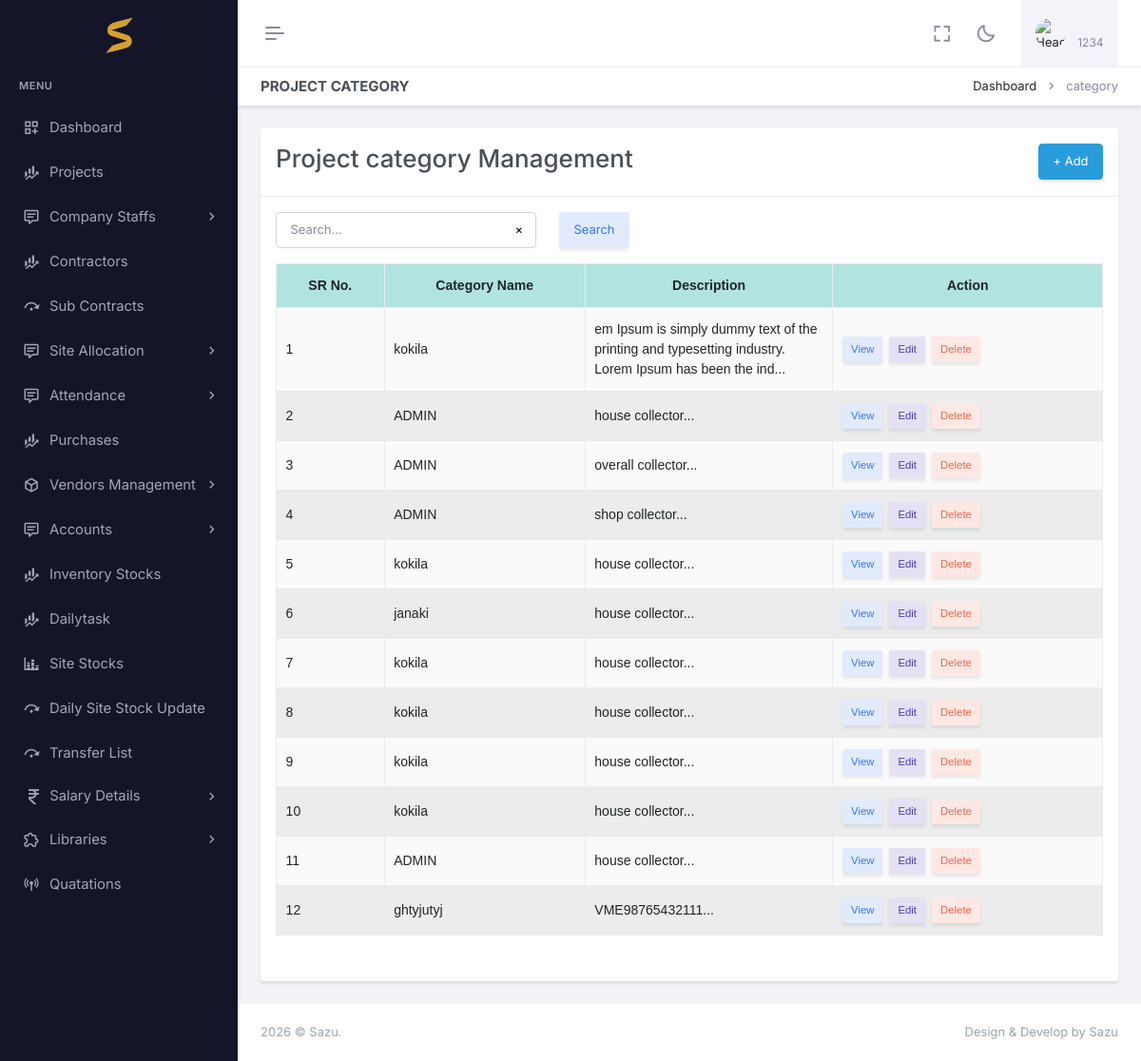
Screenshot of /project-category/ (signed in) with the database file from the repository.
### app/auth_models.py (models this page shows, shortened)
class CustomUser(AbstractBaseUser, PermissionsMixin):
    email=models.EmailField(null=True, blank=True,unique=True)
    image = models.ImageField(upload_to='profile_images/', null=True, blank=True)
    name = models.CharField(max_length=255)
    phone_number = models.CharField(max_length=10, unique=True)
    pin = models.CharField(max_length=6, null=True, blank=True)
    is_active = models.BooleanField(default=True)
    admin = models.BooleanField(default=False)
    is_employee = models.BooleanField(default=False)
    is_owner=models.BooleanField(default=False)
    created_at =models.DateField(auto_now_add=True)
    is_staff = models.BooleanField(default=False)
    is_superuser = models.BooleanField(default=False)
    otp = models.CharField(max_length=6, null=True, blank=True)
    created_at =models.DateField(auto_now_add=True)
    proof=models.FileField(upload_to="proof/", null=True, blank=True)
    USERNAME_FIELD = 'phone_number'
    REQUIRED_FIELDS = ['name']
    disable = models.BooleanField(default=False)
    objects = CustomUserManager()
    @property
    def company(self):
        print(self.is_employee)
        if self.admin:
            return self.company_set.all().last()
        if self.is_employee:
            if self.employee_set.all():
                return self.employee_set.all().last().company
        return None

### app/models.py (models this page shows, shortened)
class ProjectCategory(models.Model):
    company=models.ForeignKey(Company, on_delete=models.CASCADE,null=True,blank=True)
    name = models.CharField(max_length=100)
    description = models.TextField()

### app/api.py (the view)
# urls.py: path('project-category/', api.project_category, name='project-category'),
@login_required(login_url='login')
def project_category(request):  #change name
    user=request.user
    allow,msg= check_user(request,ProjectCategory,instance=False)  # CHANGE model
    if not allow:
         context ={"unauthorized":msg}
         return render(request,"login.html",context)
    querysets = ProjectCategory.objects.filter(company=request.user.company).order_by("-id")   #change query
    queryset,pages,search =customPagination(request,ProjectCategory,querysets)    #change, model
    context= {'queryset': queryset,"location":"project-category","pages" :pages,"search" :search,}   #change location name
    return render(request,"project/procategory.html",context)    #change template name

### app/context_processors.py (called while the page is built)
def my_env_var(request):
    return {
        'my_env_var': settings.JS_ENV
    }

### app/templatetags/filters.py (called while the page is built)
@register.filter
def truncate_description(value,char =100):
    if value:
        return truncate_text(value,char) +"..."
    return value

### app/utils.py (called while the page is built)
def customPagination(request,Klass,queryset,serializer_class=None):
    search_query = request.GET.get('search',"")
    if search_query:
        search_filters = Q()
        for field in Klass._meta.fields:
            if field.get_internal_type() in ['CharField', 'TextField']:
                search_filters |= Q(**{f'{field.name}__icontains': search_query})
        queryset = queryset.filter(search_filters)
    paginator = Paginator(queryset, PAGE_SIZE)
    page_number = request.GET.get('page')
    page_obj = paginator.get_page(page_number)
    pages =paginator.num_pages
    obj =page_obj.object_list
    if serializer_class:
            queryjs =  (serializer_class(obj,many=True).data)
            print(queryjs)
    return page_obj,pages,search_query

def check_user(request,klass,instance=False):
    msg ='not allowed'
    return True ,msg

def truncate_text(text,char =10):
    if not (isinstance(text,str)):
        return text
    if len(text)>10 :
        name = text[0:char]
        return name
    return text

### app/templates/project/procategory.html (shortened to what this page needs)
{% extends "base.html" %}
{% load filters %}
{% load static %}
{% block header2 %}
<div class="main-content">
    <div class="page-content">
        <div class="container-fluid">
            <div class="row">
                <div class="col-12">
                    <div class="page-title-box d-sm-flex align-items-center justify-content-between">
                        <h4 class="mb-sm-0">Project Category</h4>
                        <div class="page-title-right">
                            <ol class="breadcrumb m-0">
                                <li class="breadcrumb-item"><a href="javascript: void(0);">Dashboard</a></li>
                                <li class="breadcrumb-item active">category</li>
                            </ol>
                        </div>
                    </div>
                </div>
            </div>
            <div class="row">
                <div class="col-lg-12">
                    <div class="card">
                        <div class="card-header">
                            <div class="row">
                                <div class="col-xl-6 col-lg-6 col-md-6 col-12">
                                    <h2>Project category Management </h2>
                                </div>
                                <div class="col-xl-4 col-lg-4 col-md-4 col-12"></div>
                                <div class="col-xl-2 col-lg-2 col-md-2 col-12">
                                    <button type="button" class="btn btn-info" style="float:right;"
                                        data-bs-toggle="modal" data-bs-target=".bs-example-modal-lg">+ Add
                                       </button>
                                </div>
                            </div>
                        </div>
                        <div class="card-body">
                            <div class="row">
                                {% include "search.html" %}
                            </div>
                            <table id="example"
                                class="table table-bordered dt-responsive nowrap table-striped align-middle"
                                style="width:100%">
                                <thead>
                                    <tr>
                                        <th data-ordering="false">SR No.</th>
                                        <th data-ordering="false">category Name</th>
                                        <th data-ordering="false" class="description-td">Description </th>
                                        <th data-ordering="false">Action</th>
                                    </tr>
                                </thead>
                                <tbody>
                                    {% for i in queryset %}
                                    <tr>
                                        <td>{{ forloop.counter }}</td>
                                        <td>{{ i.name }}</td>
                                        <td>{{ i.description|truncate_description }}</td>
                                        <td>
                                            <div class="btn-group" role="group">
                                                <button class="btn btn-soft-secondary btn-sm me-2" type="button" data-id="{{i.id}}" onclick="openModal('viewModal', '{{ i.id }}')">
                                                    View
                                                </button>
                                                <button class="btn btn-soft-primary btn-sm me-2" type="button" onclick="openModal('editModal','{{ i.id }}')">
                                                    Edit
                                                </button>
                                                <button class="btn btn-soft-danger btn-sm" type="button" data-bs-toggle="modal" data-bs-target="#deleteModal{{ i.id }}">
                                                    Delete
                                                </button>
                                            </div>
                                        </td>
                                    </tr>
                                    {% endfor %}
                                </tbody>
                            </table>
                            <div class="row">
                                {% include 'pagination.html' %}
                            </div>
                        </div>
                    </div>
                </div>
            </div>
        </div>
    </div>
</div>
{% endblock header2 %}

### app/templates/appbar.html (shortened to what this page needs)
{% load static %}
<div id="layout-wrapper">
    <header id="page-topbar">
        <div class="layout-width">
            <div class="navbar-header">
                <div class="d-flex">
                    <button type="button"
                        class="btn btn-sm px-3 fs-16 header-item vertical-menu-btn topnav-hamburger shadow-none"
                        id="topnav-hamburger-icon">
                        <span class="hamburger-icon">
                            <span></span>
                            <span></span>
                            <span></span>
                        </span>
                    </button>
                </div>
                <div class="d-flex align-items-center">
                    <div class="ms-1 header-item d-none d-sm-flex">
                        <button type="button"
                            class="btn btn-icon btn-topbar btn-ghost-secondary rounded-circle shadow-none"
                            data-toggle="fullscreen">
                            <i class="bx bx-fullscreen fs-22"></i>
                        </button>
                    </div>
                    <div class="ms-1 header-item d-none d-sm-flex">
                        <button type="button"
                            class="btn btn-icon btn-topbar btn-ghost-secondary rounded-circle light-dark-mode shadow-none">
                            <i class="bx bx-moon fs-22"></i>
                        </button>
                    </div>
                    <div class="dropdown ms-sm-3 header-item topbar-user">
                        <button type="button" class="btn shadow-none" id="page-header-user-dropdown"
                            data-bs-toggle="dropdown" aria-haspopup="true" aria-expanded="false">
                            <span class="d-flex align-items-center">
                                <img class="rounded-circle header-profile-user"
                                    src="{% static 'assets/images/users/avatar-1.jpg' %}" alt="Header Avatar">
                                <span class="text-start ms-xl-2">
                                    <span
                                        class="d-none d-xl-block ms-1 fs-12 user-name-sub-text">{{request.user.name}}</span>
                                </span>
                            </span>
                        </button>
                    </div>
                </div>
            </div>
        </div>
    </header>
</div>

### app/static/assets/css/style.css (style rules this page uses)
.description-td { width :30% !important; }

### app/static/assets/css/table.css (style rules this page uses)
:root { --table-font-family: Arial, sans-serif; --table-font-size: 14px; }
table { width: 100%; border-collapse: collapse; font-family: var(--table-font-family); font-size: var(--table-font-size); }
th, td { border: 1px solid #ddd; padding: 10px; }
th { text-transform: capitalize; background-color: #f2f2f2; text-align: center !important; }
thead:first-child { background-color: #8ad5d3aa; }
tr:nth-child(even) { background-color: #d8dad883; }
th:first-letter { text-transform: uppercase; }

### rows the page displays
CustomUser: user.name "1234"
ProjectCategory: name "kokila", description "em Ipsum is simply dummy text of the printing and typesetting industry. Lorem Ipsum has been the ind..."
ProjectCategory: name "ADMIN", description "house collector..."
ProjectCategory: name "ADMIN", description "overall collector..."
ProjectCategory: name "ADMIN", description "shop collector..."
ProjectCategory: name "kokila", description "house collector..."
ProjectCategory: name "janaki", description "house collector..."
ProjectCategory: name "kokila", description "house collector..."
ProjectCategory: name "kokila", description "house collector..."
ProjectCategory: name "kokila", description "house collector..."
ProjectCategory: name "kokila", description "house collector..."
ProjectCategory: name "ADMIN", description "house collector..."
ProjectCategory: name "ghtyjutyj", description "VME98765432111..."
